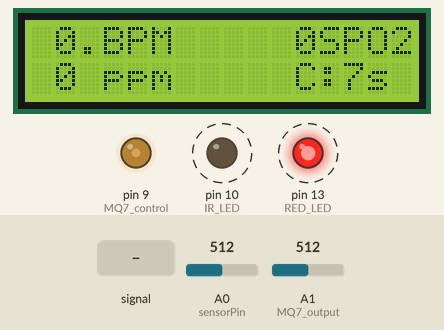
This sketch was run on a simulated Arduino Uno, built with avr-gcc and run on an emulated ATmega328P. On the bench: 16×2 character LCD, output pins drawn as LEDs (lit = HIGH). Dashed ring = blinking. Inputs (shaded band) come from the test bench; at power-on: A0 (sensorPin) = 512, A1 (MQ7_output) = 512. Pins used as bus, display or sensor lines are not drawn; what the sketch prints to the serial monitor is not drawn.

Above: at 1.7 s.
1.8 s: A0 (sensorPin) fed a 200 Hz sine of ±81 counts around its level
At 3.47 s:
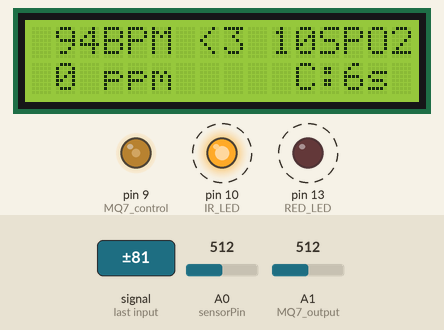
4.8 s: A0 (sensorPin) set to 190
At 6.0 s:
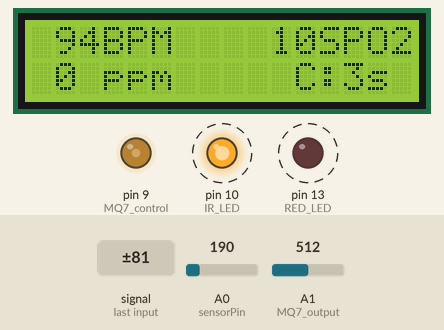
7.8 s: A0 (sensorPin) set to 716
At 10.3 s:
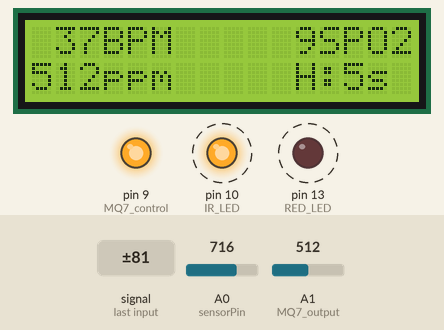
10.8 s: A0 (sensorPin) fed a 1000 Hz sine of ±255 counts around its level
At 11.17 s:
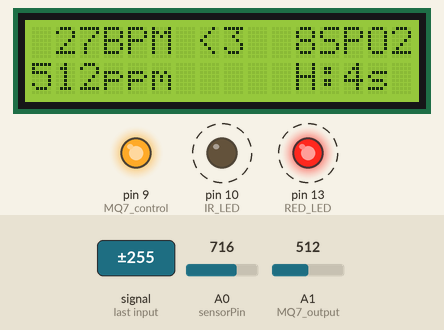
13.8 s: A0 (sensorPin) set to 122
At 15.1 s:
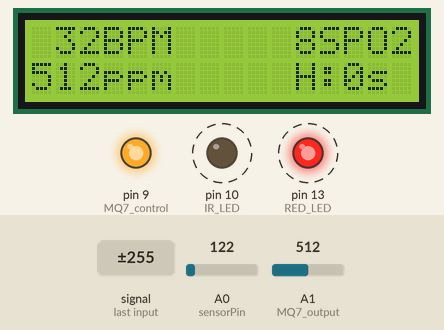
16.8 s: A0 (sensorPin) set to 189
19.8 s: A0 (sensorPin) set to 215
Timing chart, 0 to 70.3 s (numbered marks = the images above; inputs shaded):
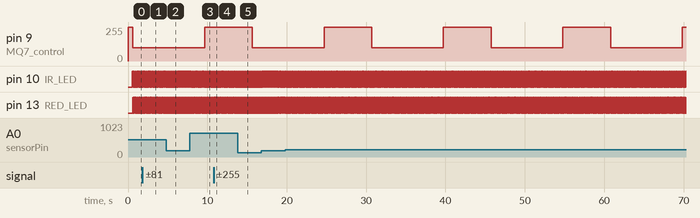

The sketch:

Projekt_Oxi_MQ_1602.ino
```cpp
#include <LiquidCrystal.h>

//constants and global variables
  //LCD
    const int rs = 12, en = 7, d4 = 5, d5 = 4, d6 = 8, d7 = 2;
    const int lcd_red=3, lcd_green=11, lcd_blue=6;
    const int n_r=110, n_g=125, n_b=125;
    const int o_r=0, o_g=255, o_b=0;
    const int c_r=255, c_g=123, c_b=0;
    const int w_r=255, w_g=0, w_b=0;
    enum farba {neutral=0, ok=1, caution=2, warning=3};
    farba current_color=caution;
    LiquidCrystal lcd(rs, en, d4, d5, d6, d7);
  //MQ7
    const int MQ7_output = A1, MQ7_control=9;
    int CO_value=0;
    float MQ7_change=0;
    enum MQ7_status {heating, cooling};
    MQ7_status actual_status=heating;
    const int border_ok=255, border_caution=270;
  //IR and RED measurment
    int T=20, sensorPin=A0, IR_LED=10, RED_LED=13;
    const int max_measurments_size=50, min_inserted_finger=200;
    float RED_measurments[max_measurments_size], IR_measurments[max_measurments_size];
    int index=0, measurments_size=0;
  //BPM
    float sum_bpms=0, last_peak=0;
    const int max_bpms=5, avg_const=4, diff=0.21, min_diff_between_peak=400;
    const int dif_prev=1, dif_prevprev=2, dif_last=4;
    int bpms=0, index_bpm=0;
    float bpm[max_bpms];
    float BPM_value=0;
  //R and SPO2
    float REDmin=30000, REDmax=0, IRmin=30000, IRmax=0, R=0, sum_Rs=0;
    float Rs[max_bpms];
    float k=-22, q=105;
    float SPO2_value=0;
    const int border_ok_spo2=92, border_caution_spo2=88;
//end constants and global variables

void setup() {
  Serial.begin(9600);
  Serial.flush();
  Serial.println("beat, R, SPO2, BPM");

  pinMode(sensorPin,INPUT);
  pinMode(RED_LED,OUTPUT);
  pinMode(IR_LED,OUTPUT);

  pinMode(MQ7_control, OUTPUT);

  pinMode(en, OUTPUT);
  pinMode(lcd_red, OUTPUT);
  pinMode(lcd_green, OUTPUT);
  pinMode(lcd_blue, OUTPUT);

  lcd_backlight(neutral);

  digitalWrite(RED_LED,LOW);
  digitalWrite(IR_LED,LOW);
  analogWrite(MQ7_control, 255);
  MQ7_change=millis();
  actual_status= heating;

  lcd.begin(16, 2);

  lcd.setCursor(0,1);
  lcd.print("Starting");
  delay(500);
  lcd.clear();

  for(int i=0;i<max_bpms;i++)
    bpm[i]=Rs[i]=0;
}

void loop() {
  current_color=neutral;
  float IR = measure(IR_LED, sensorPin);
  Serial.print(",");
  Serial.print(IR);
  float RED = measure(RED_LED, sensorPin);
  Serial.print(",");
  Serial.print(RED);
  if(IR>min_inserted_finger && RED>min_inserted_finger)
  {
    write_measurment(IR, RED);

    change_max_min_for_R(RED, IR);
    if(measurments_size==max_measurments_size)
      compute_blood_stuff();
  }

  MQ7_stuff();

  lcd_backlight(current_color);
  lcd_write();

  Serial.println();
}

void lcd_write()
{
  lcd.setCursor(0,0);
  lcd.print("   ");
  if(BPM_value<100)
    lcd.setCursor(1,0);
  else
    lcd.setCursor(0,0);
  lcd.print(BPM_value);
  lcd.setCursor(3,0);
  lcd.print("BPM");

  lcd.setCursor(10,0);
  lcd.print("   ");
  if(SPO2_value<100)
    lcd.setCursor(11,0);
  else
    lcd.setCursor(10,0);
  lcd.print(SPO2_value);
  lcd.setCursor(12,0);
  lcd.print("SPO2");

  lcd.setCursor(0,1);
  lcd.print("   ");
    if(CO_value<100)
    lcd.setCursor(1,1);
  else
    lcd.setCursor(0,1);
  lcd.print(CO_value);
  lcd.setCursor(3,1);
  lcd.print("ppm");

  lcd.setCursor(11,1);
  if(actual_status==heating)
    lcd.print("H");
  else
    lcd.print("C");

  lcd.print(":");

  lcd.print((int)(MQ7_change-millis())/1000);
  lcd.print("s");
}

void MQ7_stuff()
{
  if(millis()>MQ7_change)
  {
    if(actual_status==heating)
    {
      actual_status=cooling;
      analogWrite(MQ7_control, 100);
      MQ7_change=millis()+9000;
    }
    else if(actual_status==cooling)
    {
      actual_status=heating;
      analogWrite(MQ7_control, 255);
      CO_value=analogRead(MQ7_output);
      //Serial.print(",");
      //Serial.print(CO_value);
      MQ7_change=millis()+6000;
    }
  }
  if(CO_value<border_ok)
    current_color=max(current_color, ok);
  else if(CO_value>border_caution)
    current_color=max(current_color, warning);
  else
    current_color=max(current_color, caution);
}

float measure(int light_port, int input_port)
{
  digitalWrite(light_port, HIGH);
  float start=millis();
  double res=0;
  int n=0;
  while(millis()<start+T)
  {
    res+=analogRead(input_port);
    n++;
  }
  digitalWrite(light_port, LOW);
  return res/n;
}

void write_measurment(float IR, float RED)
{
  RED_measurments[index]=RED;
  IR_measurments[index]=IR;
  index++;

  if(measurments_size<max_measurments_size)
    measurments_size++;
  index%=max_measurments_size;
}

bool is_peak()
{
  float now =avg_ago(index);
  float prev=avg_ago(index-dif_prev);
  float prevprev=avg_ago(index-dif_prevprev);
  float last=avg_ago(index-dif_last);

  if(last+diff<prevprev && prevprev+diff<prev && prev>now+diff)
    return true;
  return false;
}

float avg_ago(int index)
{
  float res=0;
  for(int i=avg_const-1;i>=0;i--)
  {
    res+=RED_measurments[(index-i+max_measurments_size)%max_measurments_size];
    res+=IR_measurments[(index-i+max_measurments_size)%max_measurments_size];
  }
  return res/(2*avg_const);
}

void compute_blood_stuff()
{
  if(is_peak() && millis()- last_peak>min_diff_between_peak)
  {
    lcd.setCursor(7,0);
    lcd.print("<3");
    Serial.print("\n");
    Serial.print(960);
    sum_bpms-=bpm[index_bpm];
    sum_Rs-=Rs[index_bpm];

    sum_bpms+=(bpm[index_bpm]=millis()- last_peak);
    sum_Rs+=(Rs[index_bpm] = (((REDmax-REDmin)*IRmin) / ((IRmax-IRmin)*REDmin)));

    REDmin=30000, REDmax=0, IRmin=30000, IRmax=0;
    last_peak=millis();

    index_bpm++;
    index_bpm%=max_bpms;
  }
  else
  {
    if(millis()- last_peak>min_diff_between_peak/3*2)
    {
      lcd.setCursor(7,0);
      lcd.print("  ");
    }
    Serial.print("\n");
    Serial.print(920);
  }

  if((k*(sum_Rs/max_bpms)+q)>=border_ok_spo2)
    current_color = ok;
  else if((k*(sum_Rs/max_bpms)+q)<=border_caution_spo2)
    current_color = warning;
  else
    current_color = caution;

  SPO2_value=k*(sum_Rs/max_bpms)+q;
  BPM_value = 60000/(sum_bpms/max_bpms);

  /*Serial.print(",");
  Serial.print(sum_Rs/max_bpms);
  Serial.print(",");
  Serial.print(k*(sum_Rs/max_bpms)+q);
  Serial.print(",");
  Serial.print(60000/(sum_bpms/max_bpms));*/
}

void change_max_min_for_R(float RED, float IR)
{
  REDmax=max(RED, REDmax);
  REDmin=min(RED, REDmin);
  IRmax=max(IR, IRmax);
  IRmin=min(IR, IRmin);
}

void lcd_backlight(int r, int g, int b)
{
  analogWrite(lcd_red, r);
  analogWrite(lcd_green, g);
  analogWrite(lcd_blue, b);
}
void lcd_backlight(farba f)
{
  if(f==neutral)
    lcd_backlight(n_r, n_g, n_b);
  if(f==ok)
    lcd_backlight(o_r, o_g, o_b);
  if(f==caution)
    lcd_backlight(c_r, c_g, c_b);
  if(f==warning)
    lcd_backlight(w_r, w_g, w_b);
}
```

Measured:
- after the input at 1.8 s, the display: first differs from a run without the input after 1.5 s (image 1)
- after the input at 7.8 s, the display: first changes after 0.17 s (image 3 shows a later state)
- after the input at 10.8 s, the display: changes after 0.20 s (image 4)
- by itself, pin 9 (MQ7_control): alternates 255/255 for 6.0 s and 100/255 for 9.0 s
- by itself, pin 10 (IR_LED), pin 13 (RED_LED): alternates HIGH for 0.02 s and LOW for 0.03 s
